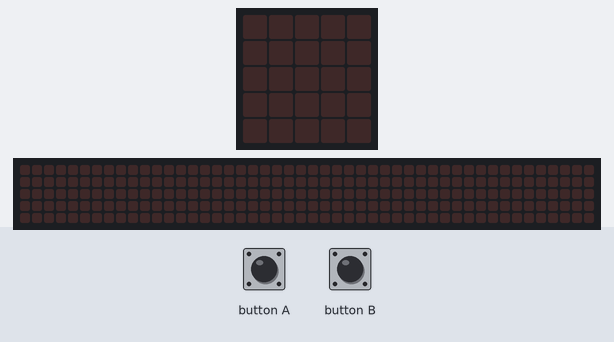
Bench run of a program on a simulated BBC micro:bit (MakeCode). Shown: the board's 5×5 LED display, a strip that is not on the board, showing the scrolling text unrolled. The inputs (shaded band) are chosen by the test bench. The 48×5 strip is a reading aid, not a part: it shows the text the display is scrolling, unrolled, one strip-width of it at a time.

Above: at 1.2 s.
1.3 s: button A pressed for 0.15 s
At 2.6 s:
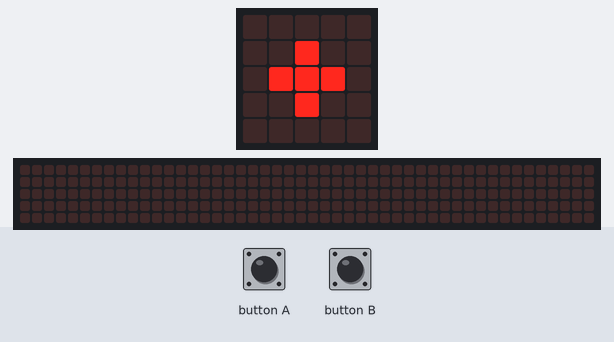
2.9 s: button B pressed for 0.15 s
At 3.12 s:
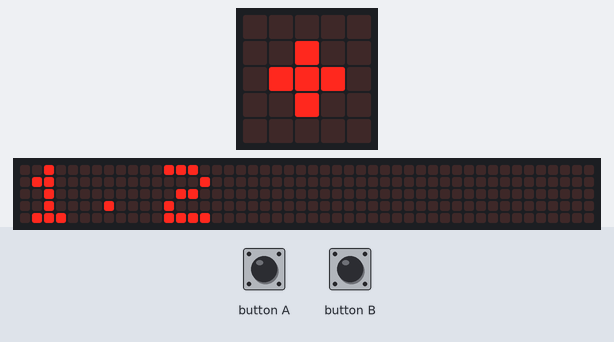
5.9 s: button A pressed for 0.15 s
At 7.8 s:
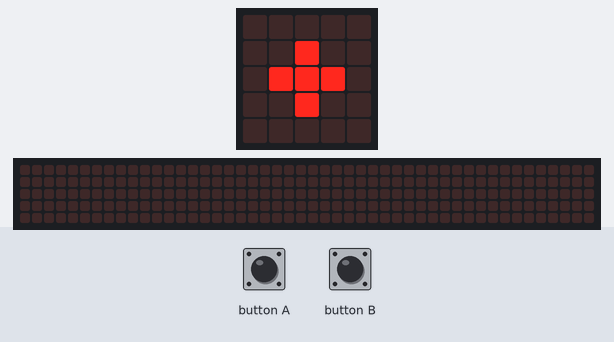
8.1 s: button B pressed for 0.15 s
At 11.62 s:
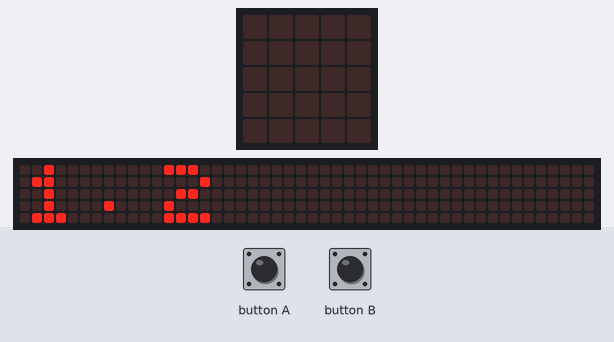
Timing chart, 0 to 13.1 s (numbered marks = the images above; inputs shaded):
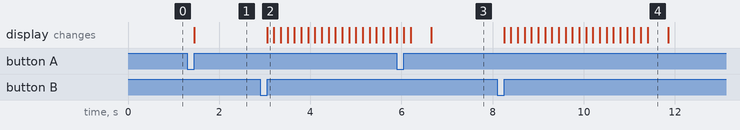

The program:

main.ts
```typescript
let スタート = 0
let ストップ = 0
input.onButtonPressed(Button.A, function () {
    basic.showLeds(`
        . . . . .
        . . # . .
        . # # # .
        . . # . .
        . . . . .
        `)
    スタート = input.runningTime()
})
input.onButtonPressed(Button.B, function () {
    if (スタート > 0) {
        ストップ = (input.runningTime() - スタート) / 1000
        basic.showNumber(ストップ)
        スタート = 0
    } else {
        basic.showNumber(ストップ)
    }
})
```

test.ts
```typescript
// テストはここに来ます。このパッケージが拡張機能として使用されるときにはコンパイルされません。
```

Measured:
- after the input at 1.3 s, the display: changes after 0.15 s (image 1)
- after the input at 2.9 s, the display: changes after 0.15 s (image 2)
- after the input at 5.9 s, the display: first differs from a run without the input after 0.75 s (image 3)
- after the input at 8.1 s, the display: first changes after 0.15 s (image 4 shows a later state)
- what the display in image 4 shows lasts 0.5 s, from 11.4 s to 11.9 s
